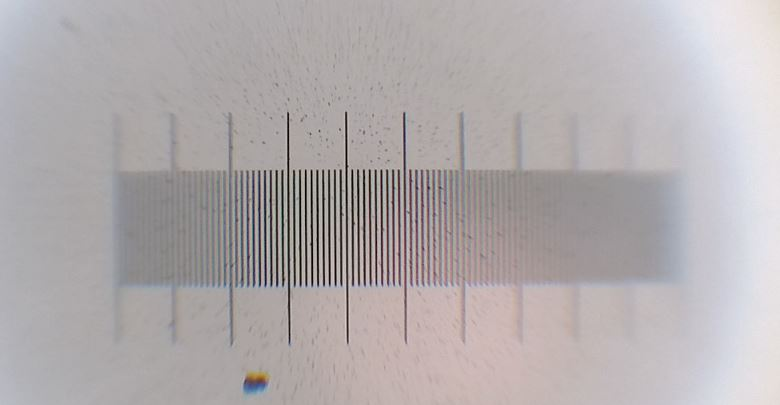
#> input picture tests/fixtures/calibration/sources.jpg, 780 x 405 px; its folder holds only this picture in this run
$ python -i analyzer.py   (imports and definitions only)
#> lines starting #> are read from the running program, lines starting #| are printed output that depends on the picture; after the words box and inside, x2 and y2 are one past the last pixel; in counts of white or black regions, pixels touching at a corner belong together
### backend/logger.py
import logging
import sys
from logging.handlers import RotatingFileHandler
from pathlib import Path

ROOT_DIR = Path(__file__).resolve().parent.parent
LOG_PATH = ROOT_DIR / 'data' / 'app.log'


def _setup() -> logging.Logger:
    LOG_PATH.parent.mkdir(parents=True, exist_ok=True)

    fmt = logging.Formatter(
        '[%(asctime)s] [%(levelname)s] [%(module)s] %(message)s',
        datefmt='%Y-%m-%d %H:%M:%S',
    )

    file_handler = RotatingFileHandler(
        LOG_PATH, maxBytes=5 * 1024 * 1024, backupCount=3, encoding='utf-8'
    )
    file_handler.setFormatter(fmt)
    file_handler.setLevel(logging.DEBUG)

    console_handler = logging.StreamHandler(sys.stdout)
    console_handler.setFormatter(fmt)
    console_handler.setLevel(logging.DEBUG)

    log = logging.getLogger('optical_analyzer')
    log.setLevel(logging.DEBUG)
    log.addHandler(file_handler)
    log.addHandler(console_handler)
    return log


logger = _setup()

### backend/analyzer.py
import math

import cv2
import numpy as np

from backend.logger import logger
from backend.segmentation import segment_particles, validate_options
from backend.storage import (
    SESSION_CAL_DIR,
    SESSION_RES_DIR,
    read_image,
    write_image,
)

# ---------------------------------------------------------------------------
# Низкоуровневые функции обработки
# ---------------------------------------------------------------------------

def increase_contrast(image: np.ndarray) -> np.ndarray:
    gray = cv2.cvtColor(image, cv2.COLOR_BGR2GRAY)
    clahe = cv2.createCLAHE(clipLimit=2.0, tileGridSize=(8, 8))
    contrasted = clahe.apply(gray)
    blurred = cv2.GaussianBlur(contrasted, (5, 5), 0)
    return cv2.cvtColor(blurred, cv2.COLOR_GRAY2BGR)


# [16 lines left out: function extract_particle_contours, not called in this run]


def _validate_scale(coeff: float, division: float) -> None:
    if not all(math.isfinite(value) and value > 0 for value in (coeff, division)):
        raise ValueError('Коэффициент и цена деления должны быть конечными положительными числами')


def pixels_to_real_units(pixels: float, coeff: float, division: float) -> float:
    _validate_scale(coeff, division)
    return pixels / coeff * division


# [23 lines left out: function measure_contours, not called in this run]


def _draw_outlined_labels(image, labels, font_scale, thickness, outline_width):
    if not labels:
        return
    # OpenCV 5 maps legacy text thickness to font weight. Two putText calls
    # no longer create an outline, so expand the actual glyph mask instead.
    mask = np.zeros(image.shape[:2], np.uint8)
    for text, position in labels:
        cv2.putText(mask, text, position, cv2.FONT_HERSHEY_SIMPLEX,
                    font_scale, 255, thickness)
    size = 2 * outline_width + 1
    kernel = cv2.getStructuringElement(cv2.MORPH_ELLIPSE, (size, size))
    outline = cv2.dilate(mask, kernel)
    image[outline > 0] = (255, 255, 255)
    for text, position in labels:
        cv2.putText(image, text, position, cv2.FONT_HERSHEY_SIMPLEX,
                    font_scale, (0, 0, 0), thickness)


# [10 lines left out: function draw_particle_contours, not called in this run]


def find_and_draw_contours(image: np.ndarray) -> np.ndarray:
    return draw_particle_contours(image, extract_particle_contours(image))


# [7 lines left out: function analyze_contours, not called in this run]


# ---------------------------------------------------------------------------
# Функции калибровки
# ---------------------------------------------------------------------------

def _dark_stroke_mask(gray: np.ndarray, vertical: bool) -> np.ndarray:
    # Estimate the light background across the strokes. Subtracting the image
    # retains the filled dark stroke even under slowly varying illumination;
    # adaptive thresholding can instead split a broad stroke into two edges.
    across = gray.shape[1] if vertical else gray.shape[0]
    size = max(31, across // 3)
    kernel = cv2.getStructuringElement(cv2.MORPH_RECT, (size, 1) if vertical else (1, size))
    smooth = cv2.GaussianBlur(gray, (5, 5), 0)
    dark = cv2.morphologyEx(smooth, cv2.MORPH_BLACKHAT, kernel)
    return cv2.threshold(dark, 0, 255, cv2.THRESH_BINARY | cv2.THRESH_OTSU)[1]


def find_vertical_lines(img_bgr: np.ndarray) -> np.ndarray:
    return _dark_stroke_mask(cv2.cvtColor(img_bgr, cv2.COLOR_BGR2GRAY), vertical=True)


def detect_black_strips_left_edges(binary: np.ndarray, draw_img: np.ndarray) -> list[int]:
    contours, _ = cv2.findContours(binary, cv2.RETR_EXTERNAL, cv2.CHAIN_APPROX_SIMPLE)
    h, w = draw_img.shape[:2]
    xs = []

    for cnt in contours:
        pts = cnt.reshape(-1, 2)
        x_min = int(np.min(pts[:, 0]))
        cw = int(np.max(pts[:, 0])) - x_min
        ch = int(np.max(pts[:, 1])) - int(np.min(pts[:, 1]))

        if cw > w * 0.7 or ch < 5:
            continue
        if ch / (cw + 1) < 6.0:
            continue

        cv2.drawContours(draw_img, [cnt], -1, (0, 0, 255), cv2.FILLED)
        xs.append(x_min)

    xs.sort()
    return xs


# ---------------------------------------------------------------------------
# Пайплайны
# ---------------------------------------------------------------------------

# [70 lines left out: function run_research_analysis, not called in this run]


def estimate_scale_spacing(xs: list[int]) -> float:
    distances = np.diff(sorted(set(xs)))
    if len(distances) < 3:
        raise ValueError('Для калибровки нужно не менее четырёх штрихов шкалы')
    median = float(np.median(distances))
    consistent = distances[np.abs(distances - median) <= .2 * median]
    if len(consistent) < 3 or len(consistent) < .6 * len(distances):
        raise ValueError('Не удалось определить равномерный шаг шкалы')
    return float(np.median(consistent))


# [14 lines left out: function _scale_masks, not called in this run]


def _detect_calibration_scale(image: np.ndarray, contrasted: np.ndarray):
    marked = contrasted.copy()
    positions = detect_black_strips_left_edges(find_vertical_lines(contrasted), marked)
    try:
        estimate_scale_spacing(positions)
        return 'vertical', sorted(set(positions)), marked
    except ValueError:
        pass

    best = None
    most_marks = len(set(positions))
    for mask in _scale_masks(image, contrasted):
        for orientation in ('vertical', 'horizontal'):
            vertical = orientation == 'vertical'
            along = image.shape[0] if vertical else image.shape[1]
            across = image.shape[1] if vertical else image.shape[0]
            length = max(15, along // 7)
            closing = np.ones((9, 3) if vertical else (3, 9), np.uint8)
            kernel = np.ones((length, 1) if vertical else (1, length), np.uint8)
            joined = cv2.morphologyEx(mask, cv2.MORPH_CLOSE, closing)
            opened = cv2.morphologyEx(joined, cv2.MORPH_OPEN, kernel)
            contours, _ = cv2.findContours(opened, cv2.RETR_EXTERNAL, cv2.CHAIN_APPROX_SIMPLE)
            strokes = []
            for contour in contours:
                x, y, w, h = cv2.boundingRect(contour)
                position, thickness, span, start = (x, w, h, y) if vertical else (y, h, w, x)
                # A clipped leading edge cannot define the distance accurately.
                if position > 0 and span >= length and thickness < across * .15 and span / (thickness + 1) >= 4:
                    strokes.append((position, start, start + span, contour))
            # Compare strokes on the same section of the ruler, rather than
            # treating unrelated scratches elsewhere in the image as ticks.
            seen = set()
            for stroke in strokes:
                anchor = (stroke[1] + stroke[2]) / 2
                group = [s for s in strokes if s[1] <= anchor <= s[2]]
                coordinates = tuple(sorted({s[0] for s in group}))
                if coordinates in seen:
                    continue
                seen.add(coordinates)
                most_marks = max(most_marks, len(coordinates))
                if not group or min(s[2] for s in group) - max(s[1] for s in group) < length / 2:
                    continue
                try:
                    pitch = estimate_scale_spacing(list(coordinates))
                except ValueError:
                    continue
                distances = np.diff(coordinates)
                fraction = float(np.mean(np.abs(distances - pitch) <= .2 * pitch))
                jitter = float(np.mean(np.abs(distances - pitch))) / pitch
                coverage = float(np.median([s[2] - s[1] for s in group])) / along
                score = (fraction, -jitter, len(coordinates), coverage)
                if best is None or score > best[0]:
                    best = (score, orientation, list(coordinates), [s[3] for s in group])
    if best is None:
        raise ValueError(
            f'Не удалось выделить равномерную шкалу: кандидатов штрихов — {most_marks}. '
            'Нужны не менее четырёх отчётливых штрихов с одинаковым шагом. '
            'Расположите их горизонтально или вертикально и уменьшите блики.'
        )
    _, orientation, positions, contours = best
    marked = contrasted.copy()
    cv2.drawContours(marked, contours, -1, (0, 0, 255), cv2.FILLED)
    return orientation, positions, marked


def calibrate_scale_image(src: np.ndarray):
    """Measure a scale without touching either GUI session or files."""
    contrasted = increase_contrast(src)

    orientation, xs, contours_img = _detect_calibration_scale(src, contrasted)

    avg_distance = estimate_scale_spacing(xs)
    distances = [xs[i] - xs[i - 1] for i in range(1, len(xs))]

    final_img = contrasted.copy()
    h, w = final_img.shape[:2]

    candidates = [i for i, distance in enumerate(distances) if abs(distance - avg_distance) <= .2 * avg_distance]
    mid = candidates[len(candidates) // 2]
    x_s, x_e = xs[mid], xs[mid + 1]
    if orientation == 'vertical':
        y_blue, y_red = int(h * .6), int(h * .5)
        cv2.line(final_img, (xs[0], y_blue), (xs[-1], y_blue), (255, 0, 0), 2)
        cv2.line(final_img, (x_s, y_red), (x_e, y_red), (0, 0, 255), 2)
        pos = ((x_s + x_e) // 2, y_red - 10)
    else:
        x_blue, x_red = int(w * .35), int(w * .45)
        cv2.line(final_img, (x_blue, xs[0]), (x_blue, xs[-1]), (255, 0, 0), 2)
        cv2.line(final_img, (x_red, x_s), (x_red, x_e), (0, 0, 255), 2)
        pos = (x_red + 10, (x_s + x_e) // 2)
    label = f'{avg_distance:.3f}'
    _draw_outlined_labels(final_img, [(label, pos)], font_scale=.7, thickness=1, outline_width=1)


    result = {'coefficient': round(avg_distance, 3), 'marks_count': len(xs), 'orientation': orientation}
    return result, {'contrasted': contrasted, 'contours': contours_img, 'calibrated': final_img}


# [12 lines left out: function run_calibration_analysis, not called in this run]

>>> import cv2
>>> picture = cv2.imread('../tests/fixtures/calibration/sources.jpg')
#> picture is the input picture: shape (405, 780, 3); mean B, G, R 173.3, 171.9, 177.6
>>> result = calibrate_scale_image(picture)
#> in increase_contrast, `contrasted = clahe.apply(gray)`:
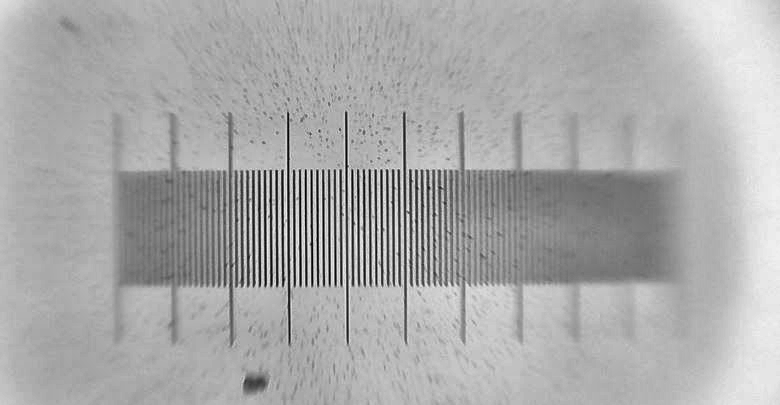
#> contrasted: shape (405, 780); min 1, max 240, mean 169.6
#> in _dark_stroke_mask, `dark = cv2.morphologyEx(smooth, cv2.MORPH_BLACKHAT, kernel)`:
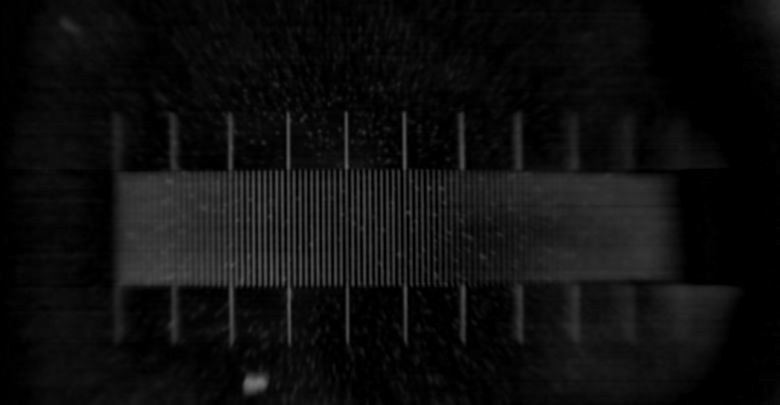
#> dark: shape (405, 780); min 0, max 115, mean 14.4
#> in _dark_stroke_mask, `return cv2.threshold(dark, 0, 255, cv2.THRESH_BINARY | cv2.THRESH_OTSU..`:
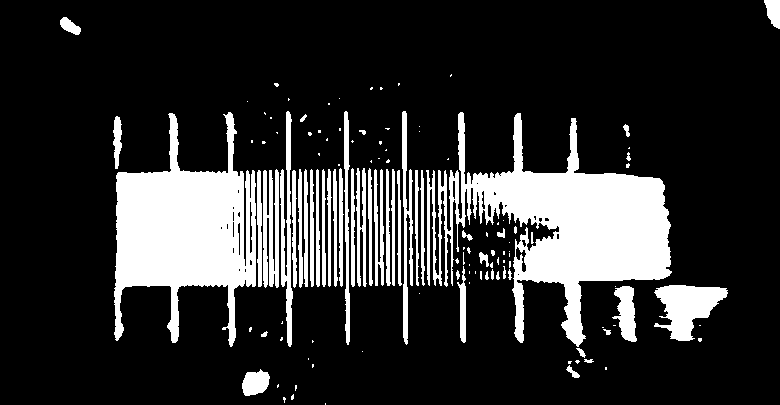
#> returned value: shape (405, 780); 18.8% white; 126 white regions (73 under 20 px)
#> in detect_black_strips_left_edges, `contours, _ = cv2.findContours(binary, cv2.RETR_EXTERNAL, cv2.CHAIN_AP..`: contours = 126 contours, 88 with area under 20; largest, box (x1, y1, x2, y2) and area: (426, 112, 672, 347) 20999, (114, 112, 256, 347) 17124, (654, 285, 728, 341) 2226, (280, 111, 293, 347) 1144, (263, 169, 279, 288) 1096
#> the loop in detect_black_strips_left_edges, `for cnt in contours:` made 126 passes
#> (x_min, cw, ch) on passes 2, 3, 4, 6, 8, 10, 11, 12, 15, 17, 18, 19: (283, 2, 5), (291, 2, 5), (295, 1, 5), (242, 27, 26), (566, 13, 12), (568, 3, 2), (575, 4, 3), (584, 9, 3), (576, 9, 9), (698, 3, 3), (280, 2, 3), (261, 6, 5)
#> (pts, x_min, cw, ch) on passes 1, 5, 7, 9, 13, 14: ([[325, 403], [325, 404]], 325, 0, 1), ([[278, 384], [277, 385], [277, 387], [278, 386]], 277, 1, 3), ([[605, 367], [605, 369], [606, 369], [606, 367]], 605, 1, 2), ([[312, 364], [312, 367], [313, 366], [313, 364]], 312, 1, 3), ([[308, 358], [308, 359]], 308, 0, 1), ([[362, 351]], 362, 0, 0)
#> after the loop in detect_black_strips_left_edges, `for cnt in contours:`:
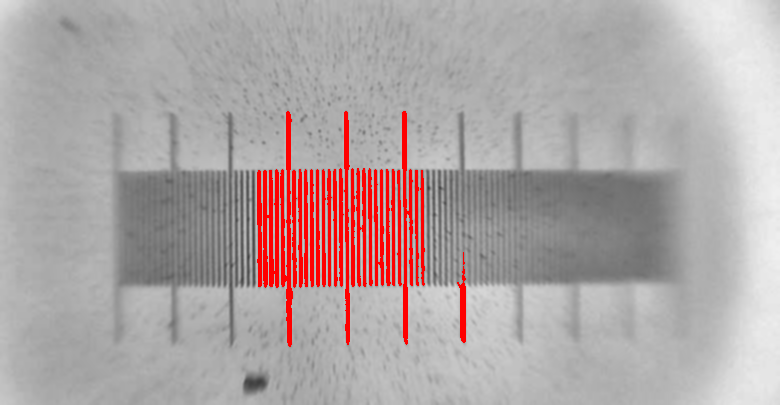
#> draw_img: shape (405, 780, 3); mean B, G, R 164.6, 164.6, 175.7
#> after the loop in detect_black_strips_left_edges, `for cnt in contours:`: xs = 25 values, max 463 at index 1, min 257 at index 6, mean 350.6
#> in _detect_calibration_scale, `positions = detect_black_strips_left_edges(find_vertical_lines(contras..`: positions = 25 values from 257 to 463
#> in estimate_scale_spacing, `distances = np.diff(sorted(set(xs)))`: distances = 24 values, max 37 at index 22, min 5 at index 8, mean 8.58
#> in estimate_scale_spacing, `median = float(np.median(distances))`: median = 6
#> in estimate_scale_spacing, `consistent = distances[np.abs(distances - median) <= .2 * median]`: consistent = 18 values, max 7 at index 10, min 5 at index 6, mean 5.72
#> in calibrate_scale_image, `orientation, xs, contours_img = _detect_calibration_scale(src, contras..`: orientation = 'vertical'; xs = 25 values from 257 to 463
#> in calibrate_scale_image, `avg_distance = estimate_scale_spacing(xs)`: avg_distance = 6
#> in calibrate_scale_image, `distances = [xs[i] - xs[i - 1] for i in range(1, len(xs))]`: distances = [6, 17, 12, 6, 6, 6, 6, 6, 5, 6, 6, 5, 7, 5, 12, 6, 12, 5, 6, 5, 13, 5, 37, 6]
#> in calibrate_scale_image, `candidates = [i for i, distance in enumerate(distances) if abs(distanc..`: candidates = [0, 3, 4, 5, 6, 7, 8, 9, 10, 11, 12, 13, 15, 17, 18, 19, 21, 23]
#> in calibrate_scale_image, `mid = candidates[len(candidates) // 2]`: mid = 11
#> in calibrate_scale_image, `x_s, x_e = xs[mid], xs[mid + 1]`: x_s = 339; x_e = 344
#> in calibrate_scale_image, `cv2.line(final_img, (xs[0], y_blue), (xs[-1], y_blue), (255, 0, 0), 2)`:
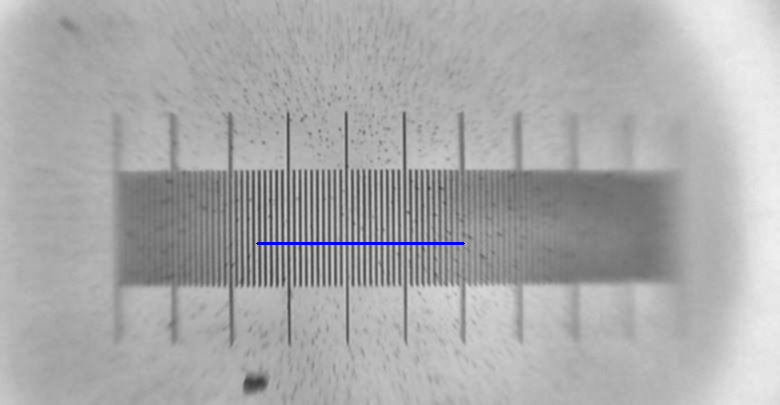
#> final_img: shape (405, 780, 3); mean B, G, R 169.8, 169.3, 169.3
#> in calibrate_scale_image, `cv2.line(final_img, (x_s, y_red), (x_e, y_red), (0, 0, 255), 2)`: final_img: shape (405, 780, 3); 0.01% of pixels changed, all inside (x1, y1, x2, y2) = (338, 201, 346, 204)
#> in calibrate_scale_image, `pos = ((x_s + x_e) // 2, y_red - 10)`: pos = (341, 192)
#> in calibrate_scale_image, `label = f'{avg_distance:.3f}'`: label = '6.000'
#> after the loop in _draw_outlined_labels, `for text, position in labels:`:
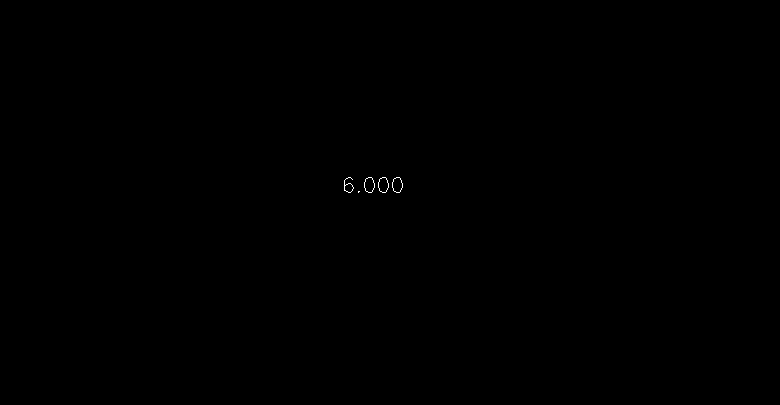
#> mask: shape (405, 780); 0.05% white in thin lines or dots, all inside (x1, y1, x2, y2) = (344, 177, 403, 193)
#> in _draw_outlined_labels, `kernel = cv2.getStructuringElement(cv2.MORPH_ELLIPSE, (size, size))`: kernel = [[0, 1, 0], [1, 1, 1], [0, 1, 0]]
#> in _draw_outlined_labels, `outline = cv2.dilate(mask, kernel)`: outline: shape (405, 780); 0.15% white in thin lines or dots, all inside (x1, y1, x2, y2) = (343, 176, 404, 194)
#> after the loop in _draw_outlined_labels, `for text, position in labels:`:
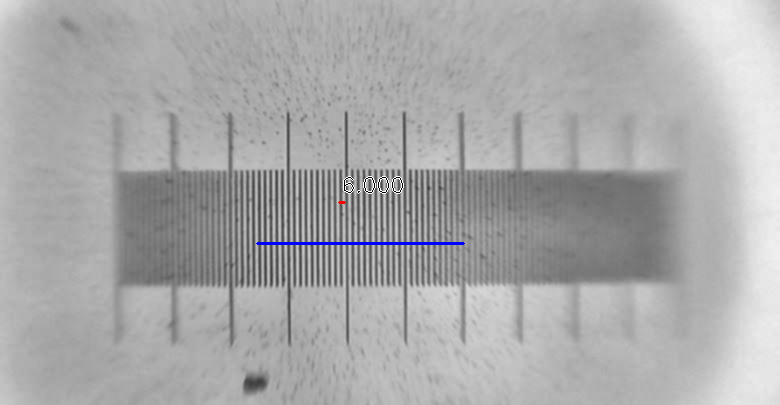
#> image: shape (405, 780, 3); mean B, G, R 169.9, 169.4, 169.4
#> in calibrate_scale_image, `result = {'coefficient': round(avg_distance, 3), 'marks_count': len(xs..`: result = {'coefficient': 6, 'marks_count': 25, 'orientation': 'vertical'}
